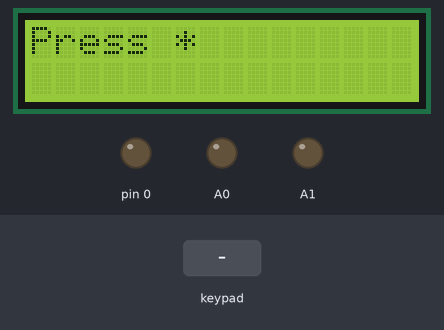
Bench run of a sketch on a simulated Arduino Uno, built with avr-gcc and run on an emulated ATmega328P. Parts: 16×2 character LCD, output pins drawn as LEDs (lit = HIGH). The inputs (shaded band) are chosen by the test bench.

Above: at 1.2 s.
1.3 s: key '*' pressed
At 2.0 s:
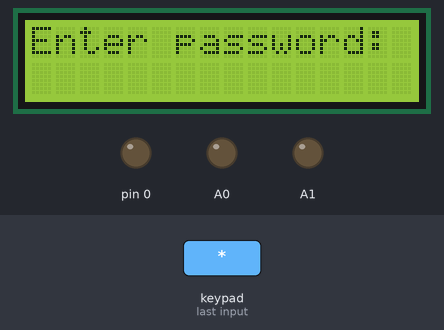
2.8 s: keypad keys 1 9 9 8 pressed 0.4 s apart
At 5.2 s:
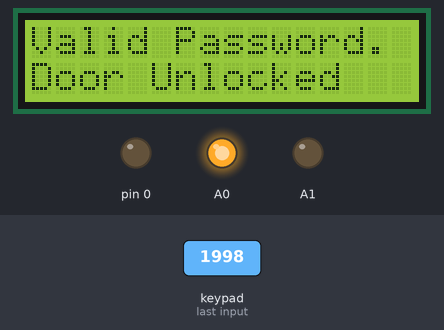
At 7.6 s:
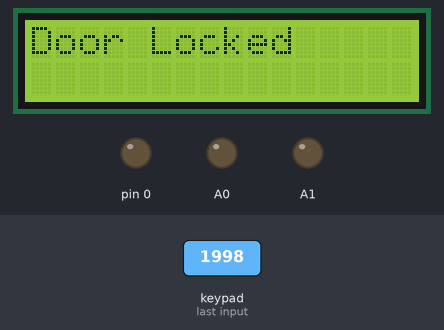
Timing chart, 0 to 9.1 s (numbered marks = the images above; inputs shaded):
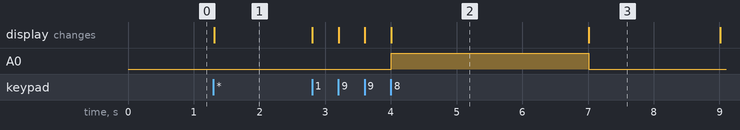

Measured:
- after the input at 1.3 s, the display: changes at once (image 1)
- after the input at 2.8 s, A0: LOW → HIGH after 1.2 s, → LOW 3.0 s later; the display: first changes at once (image 2 shows a later state)
- what the display in image 2 shows lasts 3.0 s, from 4.0 s to 7.0 s

The sketch:

Door_lock_and_unlock_with_password_interfacing_Keypad_Code.ino
```cpp
#include <LiquidCrystal.h>
#include<Keypad.h>

LiquidCrystal lcd(13,12,11,10,9,8);

char Keymap[4][3]={
  {'1','2','3'},
  {'4','5','6'},
  {'7','8','9'},
  {'*','0','#'}

  };

byte rowPins[4]={4,3,2,1};
byte colPins[4]={7,6,5};

Keypad numKeypad = Keypad(makeKeymap(Keymap),rowPins,colPins,4,3);

char password[4]={'1','9','9','8'};
char userpress[4];

void setup() {
 pinMode(0, OUTPUT);
 pinMode(A0, OUTPUT);
 pinMode(A1, OUTPUT);
 lcd.begin(16,2);
 lcd.clear();
 lcd.print("Press *");

}

void loop() {
  byte keyCount = 0;
  char keypress = numKeypad.getKey();
  if (keypress != NO_KEY){
    if(keypress == '*'){
      boolean a=1;
      lcd.clear();
      lcd.print("Enter password: ");
      lcd.setCursor(0,1);

      while(a){
        keypress = numKeypad.getKey();
        if (keypress != NO_KEY){
            userpress[keyCount] = keypress;
            lcd.print("*");
            keyCount++;
            if (keyCount==4) a=0;
        }
      }


    check_password();
    }
  }
}
void check_password(){
  byte b=0;
  for(int i=0; i<4; i++){
    if (userpress[i] == password[i]){
       b++;
    }
  }
   if (b==4){
      lcd.clear();
      lcd.print("Valid Password.");
      lcd.setCursor(0,2);
      lcd.print("Door Unlocked");
      digitalWrite(A0, 1);
      digitalWrite(A1, 0);
      delay(3000);
      digitalWrite(A0, 0);
      digitalWrite(A1, 0);
      lcd.clear();
      lcd.print("Door Locked");


      delay(2000);
      lcd.clear();
      lcd.print("Press *");
      digitalWrite(0, LOW);
   }

    else{
      lcd.clear();
      lcd.print("Invalid Password.");
      lcd.setCursor(3,2);
      lcd.print("Blocked!!");
      digitalWrite(0, 1);
      delay(2000);
      digitalWrite(0, 0);
      lcd.clear();
      lcd.print("Press *");
      digitalWrite(0, HIGH);

    }
}
```
